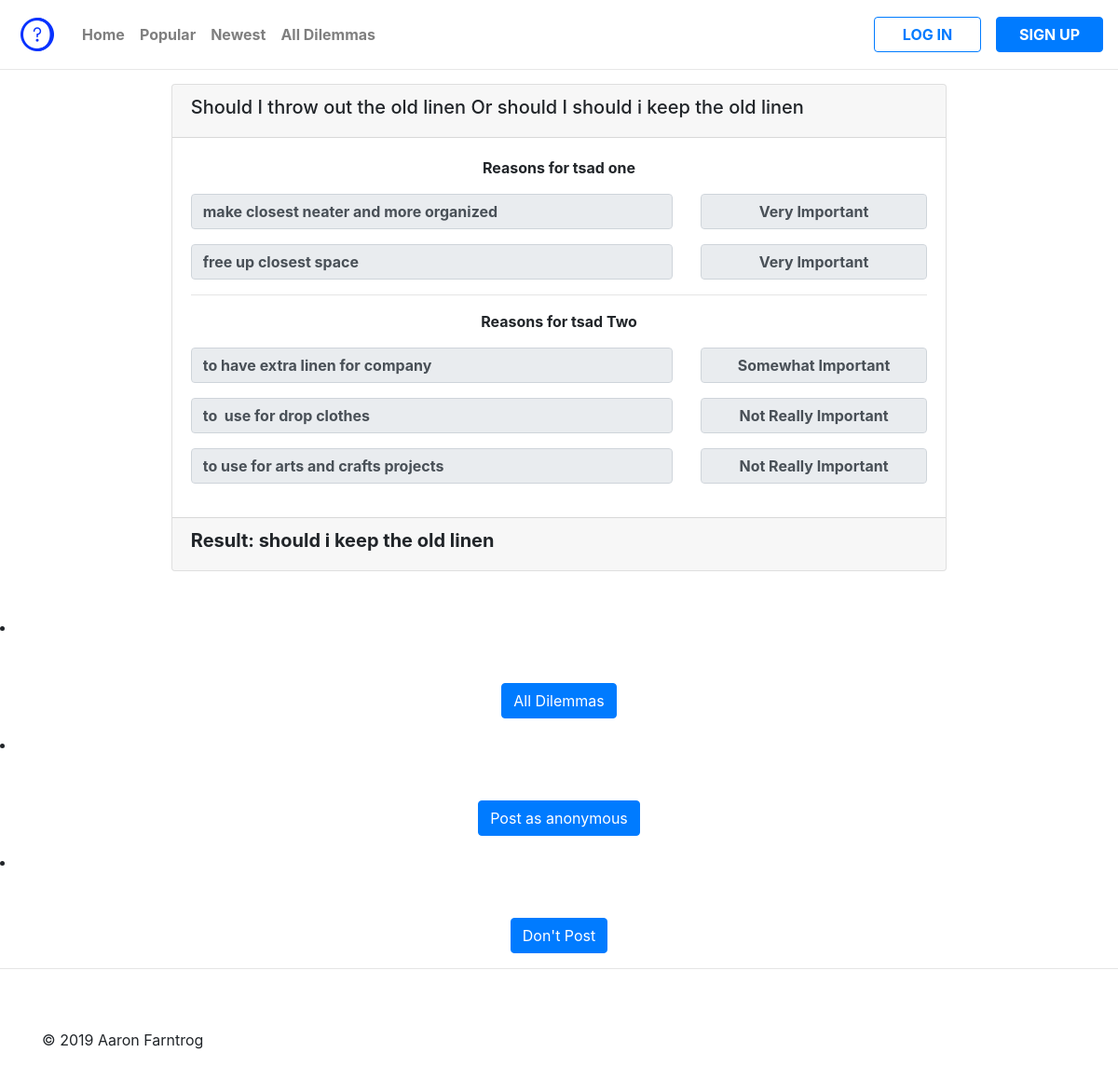
Page /result/4/ on the committed database.
### easydilemma/models.py (models this page shows, shortened)
class ReasonPartOne(models.Model):
    dilemma = models.ForeignKey(DilemmaPartOne, default=None, related_name="reason_part_one", on_delete=models.CASCADE)
    reason = models.TextField()
    selected_option = models.CharField(max_length=50)

class ReasonPartTwo(models.Model):
    dilemma = models.ForeignKey(DilemmaPartTwo, default=None, related_name="reason_part_two" , on_delete=models.CASCADE)
    reason = models.TextField()
    selected_option = models.CharField(max_length=50)

class DilemmaPartTwo(models.Model):
    dilemma_part_two = models.CharField(max_length=500)
    def __str__(self):
        return self.dilemma_part_two[:50]

### easydilemma/views.py (the view)
# urls.py: path('result/<int:dilemma_id>/', views.store_and_calc_reasons, name="store_and_calc_reasons"),
def store_and_calc_reasons(request, dilemma_id):
    my_dilemma = Dilemma.objects.get(id=dilemma_id)
    dilemma_1_id = my_dilemma.dilemma_part_one.id
    dilemma_2_id = my_dilemma.dilemma_part_two.id
    dilemma_part_one = DilemmaPartOne.objects.get(id=dilemma_1_id)
    dilemma_part_two = DilemmaPartTwo.objects.get(id=dilemma_2_id)
    all_reasons_1 = request.POST.getlist('reason1')
    all_select_elements_1 = request.POST.getlist('form-first-half-select')
    for i in range(len(all_reasons_1)):
        reason_model = ReasonPartOne()
        reason_model.reason = all_reasons_1[i]
        reason_model.selected_option = all_select_elements_1[i]
        reason_model.dilemma = dilemma_part_one
        reason_model.save()
    all_reason_2 = request.POST.getlist('reason_2')
    all_select_elements_2 = request.POST.getlist('form-second-half-select')
    for i in range(len(all_reason_2)):
        reason_model = ReasonPartTwo()
        reason_model.reason = all_reason_2[i]
        reason_model.selected_option = all_select_elements_2[i]
        reason_model.dilemma = dilemma_part_two
        reason_model.save()
    dilemma_result = calculate_result(request, all_select_elements_1, all_select_elements_2,my_dilemma )
    my_dilemma.result = dilemma_result
    my_dilemma.save()
    list_of_reasons_one = ReasonPartOne.objects.filter(dilemma=dilemma_part_one)
    list_of_reasons_two = ReasonPartTwo.objects.filter(dilemma=dilemma_part_two)
    context = {
        'full_dilemma': f"Should I {my_dilemma.dilemma_part_one} Or should I {my_dilemma.dilemma_part_two}",
        'dilemma_part_one': my_dilemma.dilemma_part_one,
        'dilemma_part_two': my_dilemma.dilemma_part_two,
        'all_dilemma_one_reasons': list_of_reasons_one,
        'all_dilemma_two_reasons': list_of_reasons_two,
        'result': dilemma_result,
    }
    return render(request, 'easydilemma/dilemma_result.html', context)

### easydilemma/models.py (called while the page is built)
    def __str__(self):
        return self.dilemma_part_one[:50]

### easydilemma/views.py (called while the page is built)
def calculate_result(request, all_select_elements_1, all_select_elements_2, my_dilemma ):
    total_dilemma_1 = 0
    for val in all_select_elements_1:
        total_dilemma_1 += int(val)
    total_dilemma_2 = 0
    for val in all_select_elements_2:
        total_dilemma_2 += int(val)
    if total_dilemma_1 > total_dilemma_2:
        return my_dilemma.dilemma_part_one.dilemma_part_one
    else:
        return my_dilemma.dilemma_part_two.dilemma_part_two

### easydilemma/templates/easydilemma/dilemma_result.html (shortened to what this page needs)
<!DOCTYPE html>
<html lang="en">
<head>
    {% load static %}
    <link rel="stylesheet" href="https://maxcdn.bootstrapcdn.com/bootstrap/4.0.0/css/bootstrap.min.css">
    <link rel="stylesheet" href="../../static/easydilemma/css/main.css">
    <link rel="stylesheet" href="https://use.fontawesome.com/releases/v5.8.1/css/all.css">
</head>
<body>
    <header class="header">
        <nav class="navbar navbar-expand-lg fixed-top shadow navbar-light bg-white">
            <div class="d-flex">
                <a class="navbar-brand grow" href="{% url 'index' %}" id="logo"><img src="{% static '../static/easydilemma/images/question.png' %}" id="logo" alt="Question mark"></a>
            </div>
            <div class="collapse navbar-collapse" id="navbarCollapse">
                <ul class="navbar-nav">
                <li class="nav-item" ><a  href="{% url 'index' %}" class="nav-link font-weight-bold">Home</a></li>
                <li class="nav-item "><a  href="{% url 'all_dilemmas' %}" class="nav-link font-weight-bold">Popular</a></li>
                <li class="nav-item"><a  href="{% url 'all_dilemmas' %}" class="nav-link font-weight-bold">Newest</a></li>
                <li class="nav-item"><a  href="{% url 'all_dilemmas' %}" class="nav-link font-weight-bold">All Dilemmas</a></li>
                </ul>
                <ul class="navbar-nav ml-auto">
                <li class="nav-item ml-lg-3 "><button class="btn btn-outline-primary navbar_btn" id="login-overlay-button" data-toggle="modal" data-target="#login-modal"><strong>LOG IN</strong></button></li>
                <li class="nav-item ml-lg-3 "><button class="btn btn-primary navbar_btn" data-toggle="modal" data-target="#signup-modal"><strong>SIGN UP</strong></button></li>
                </ul>
            </div>
        </nav>
        </header>
<div class="container">
        <div class="card w-75 mx-auto">
            <div class="card-header">
                <h5>{{ full_dilemma }}</h5>
            </div>
            <div class="card-body">
                    <div class="row mb-3">
                            <div class="text-center font-weight-bold col-md-12">Reasons for tsad one</div>
                    </div>
                {% for reason in all_dilemma_one_reasons %}
                <div class="row mb-3">
                    <div class="col-md-8">
                        <input type="text" class="form-control font-weight-bold expand-reason text-truncate" value="{{ reason.reason }}" readonly>
                    </div>
                    <div class="col-md-4">
                        {% if reason.selected_option == "1" %}
                            <input type="text" class="form-control text-center font-weight-bold" value="Not Really Important" readonly>
                        {% elif reason.selected_option == "2" %}
                            <input type="text" class="form-control text-center font-weight-bold" value="Somewhat Important" readonly>
                        {% elif reason.selected_option == "3" %}
                            <input type="text" class="form-control text-center font-weight-bold" value="Important" readonly>
                        {% elif reason.selected_option == "4" %}
                            <input type="text" class="form-control text-center font-weight-bold" value="Very Important" readonly>
                        {% elif reason.selected_option == "5" %}
                            <input type="text" class="form-control text-center font-weight-bold" value="Extremely Important" readonly>
                        {% endif %}
                    </div>
                </div>
                {% endfor %}
                <hr>
                <div class="row mb-3">
                        <div class="text-center font-weight-bold col-md-12">Reasons for tsad Two</div>
                </div>
                {% for reason in all_dilemma_two_reasons %}
                <div class="row mb-3">
                    <div class="col-md-8">
                        <input type="text" class="form-control font-weight-bold expand-reason text-truncate" value="{{ reason.reason }}" readonly>
                    </div>
                    <div class="col-md-4">
                        {% if reason.selected_option == "1" %}
                            <input type="text" class="form-control text-center font-weight-bold" value="Not Really Important" readonly>
                        {% elif reason.selected_option == "2" %}
                            <input type="text" class="form-control text-center font-weight-bold" value="Somewhat Important" readonly>
                        {% elif reason.selected_option == "3" %}
                            <input type="text" class="form-control text-center font-weight-bold" value="Important" readonly>
                        {% elif reason.selected_option == "4" %}
                            <input type="text" class="form-control text-center font-weight-bold" value="Very Important" readonly>
                        {% elif reason.selected_option == "5" %}
                            <input type="text" class="form-control text-center font-weight-bold" value="Extremely Important" readonly>
                        {% endif %}
                    </div>
                </div>
                {% endfor %}
            </div>
        <div class="card-footer">
            <h5 class="font-weight-bold">Result: {{ result }}</span> </h5>
        </div>
    </div>
</div>
<br> <br>
<li><div class="container mb-3 mt-5 text-center" >
    <a  href="{% url 'all_dilemmas' %}" class="btn btn-primary">All Dilemmas</a>
</div></li>
<li><div class="container mb-3 mt-5 text-center" >
    <a  href="{% url 'all_dilemmas' %}" class="btn btn-primary">Post as anonymous</a>
</div></li>
<li><div class="container mb-3 mt-5 text-center" >
    <a  href="{% url 'all_dilemmas' %}" class="btn btn-primary">Don't Post</a>
</div></li>
    <hr>
    <footer class="container pt-5">
        <div class="float-right"><a href="#" id="back-to-top"></a></div>
        <p>&copy; 2019 Aaron Farntrog</p>
    </footer>
</body>
</html>

### easydilemma/static/easydilemma/css/main.css (style rules this page uses)
.navbar_btn { width: 115px; }
.navbar { border-bottom:1px solid #e7e7e7; }
body { padding-top:90px; }
#back-to-top { background-image: url("https://img.icons8.com/ios/30/000000/circled-up-2.png"); display: block; width: 30px; height: 30px; }

### rows in the picture
ReasonPartOne: reason "make closest neater and more organized"
ReasonPartOne: reason "free up closest space"
ReasonPartTwo: reason "to have extra linen for company"
ReasonPartTwo: reason "to use for drop clothes"
ReasonPartTwo: reason "to use for arts and crafts projects"
DilemmaPartTwo: dilemma_part_two "should i keep the old linen"

### other values in the picture
{{ full_dilemma }} "Should I throw out the old linen Or should I should i keep the old linen"
